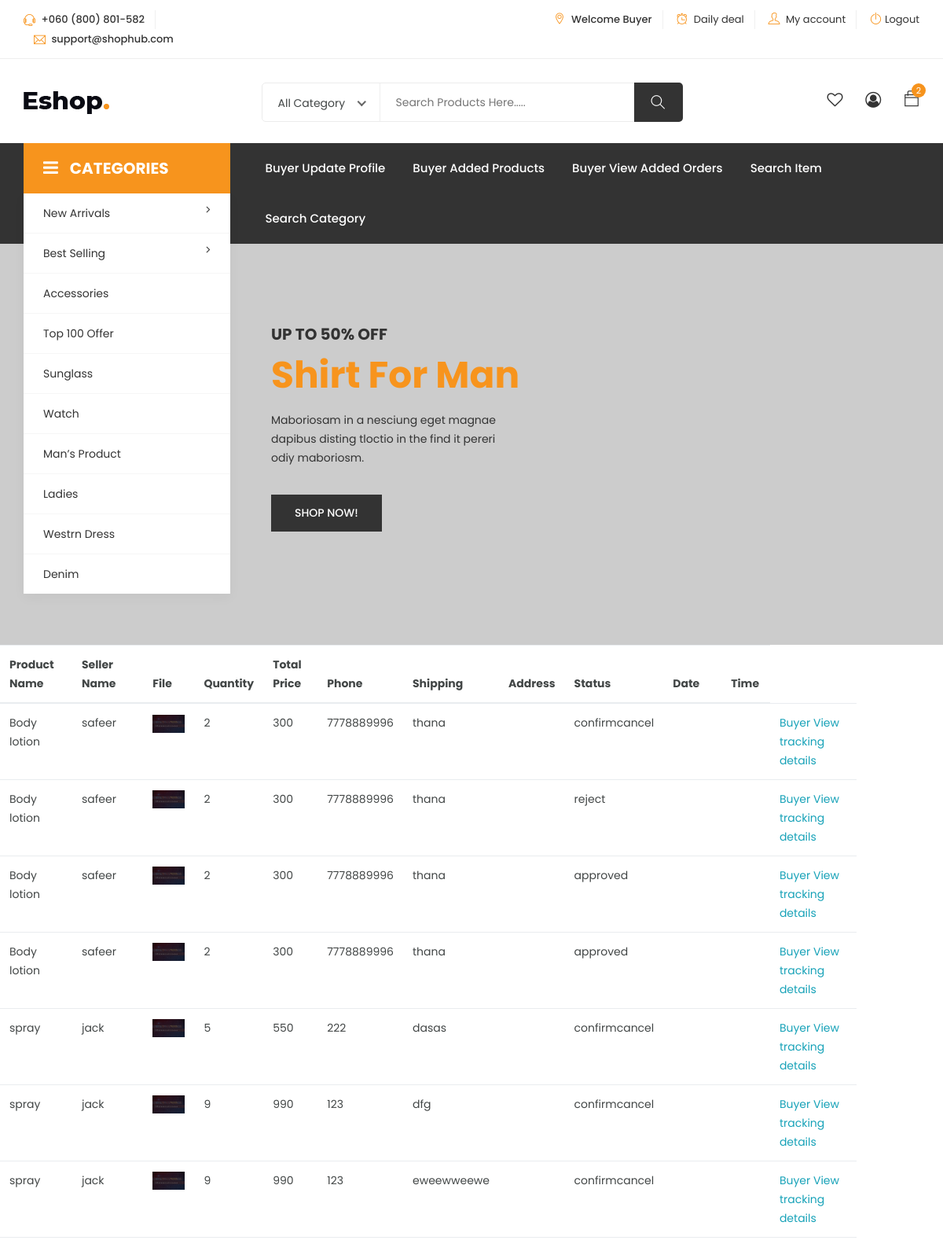
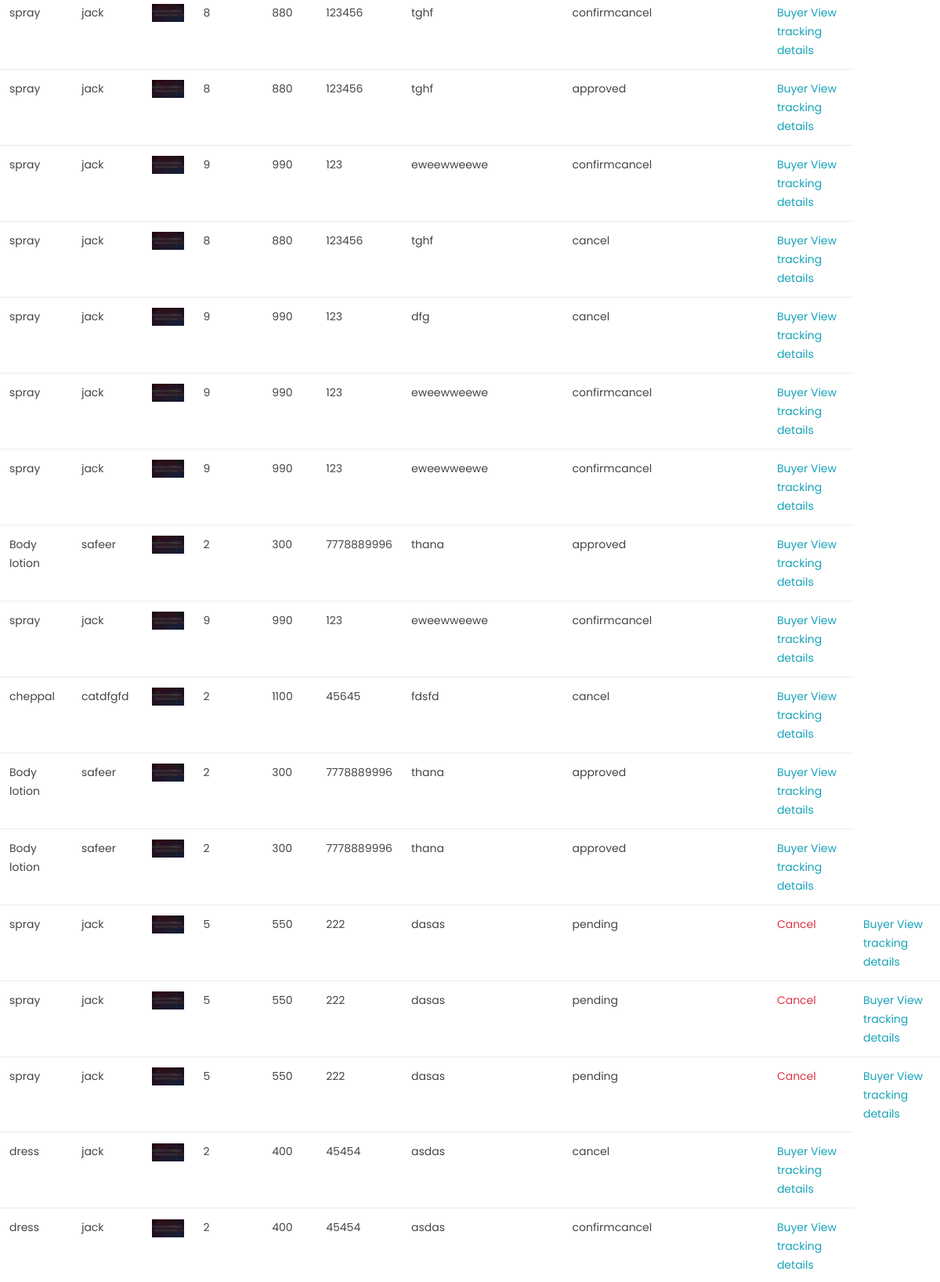
The page /buyerviewaddedorders/ (signed in, upper part) on the database its author committed (2 pictures, top to bottom).
### buyer/models.py (models this page shows)
class order_tb(models.Model):
    sellerid=models.ForeignKey('seller.seller_tb',on_delete=models.CASCADE)
    productid=models.ForeignKey('seller.product_tb',on_delete=models.CASCADE)
    buyerid=models.ForeignKey('buyer_tb',on_delete=models.CASCADE)
    shipping=models.CharField(max_length=20)
    phone=models.CharField(max_length=20)
    quantity=models.IntegerField()
    totalprice=models.IntegerField()
    date=models.CharField(max_length=20)
    time=models.CharField(max_length=20)
    status=models.CharField(max_length=20,default='pending')

### seller/models.py (models this page shows)
class product_tb(models.Model):
    product_name=models.CharField(max_length=20)
    stock=models.CharField(max_length=20)
    file=models.FileField()
    details=models.CharField(max_length=20)
    price=models.IntegerField()
    categoryid=models.ForeignKey('siteadmin.category_tb',on_delete=models.CASCADE)
    sellerid=models.ForeignKey('seller_tb',on_delete=models.CASCADE)

class seller_tb(models.Model):
    name=models.CharField(max_length=20)
    address=models.CharField(max_length=20)
    dob=models.CharField(max_length=20)
    gender=models.CharField(max_length=20)
    country=models.CharField(max_length=20)
    username=models.CharField(max_length=20)
    password=models.CharField(max_length=20)
    file=models.FileField()
    status=models.CharField(max_length=20,default='pending')

### buyer/views.py (the view)
# urls.py: path('buyerviewaddedorders/',buyerview.buyerviewaddedorders,name='buyerviewaddedorders'),
def buyerviewaddedorders(request):
    buyerid=request.session['id']
    buyers=order_tb.objects.filter(buyerid=buyerid)
    return render(request,'buyerviewaddedorders.html',{'buyers':buyers})

### templates/buyerviewaddedorders.html (shortened to what this page needs)
<!DOCTYPE html>
<html lang="zxx">
<head>
	<link rel="stylesheet" href="/static/eshop/css/bootstrap.css">
    <link rel="stylesheet" href="/static/eshop/css/magnific-popup.min.css">
    <link rel="stylesheet" href="/static/eshop/css/font-awesome.css">
	<link rel="stylesheet" href="/static/eshop/css/jquery.fancybox.min.css">
    <link rel="stylesheet" href="/static/eshop/css/themify-icons.css">
    <link rel="stylesheet" href="/static/eshop/css/niceselect.css">
    <link rel="stylesheet" href="/static/eshop/css/animate.css">
    <link rel="stylesheet" href="/static/eshop/css/flex-slider.min.css">
    <link rel="stylesheet" href="/static/eshop/css/owl-carousel.css">
    <link rel="stylesheet" href="/static/eshop/css/slicknav.min.css">
	<link rel="stylesheet" href="/static/eshop/css/reset.css">
	<link rel="stylesheet" href="/static/eshop/style.css">
    <link rel="stylesheet" href="/static/eshop/css/responsive.css">
</head>
<body class="js">
	<header class="header shop">
		<div class="topbar">
			<div class="container">
				<div class="row">
					<div class="col-lg-4 col-md-12 col-12">
						<div class="top-left">
							<ul class="list-main">
								<li><i class="ti-headphone-alt"></i> +060 (800) 801-582</li>
								<li><i class="ti-email"></i> support@shophub.com</li>
							</ul>
						</div>
					</div>
					<div class="col-lg-8 col-md-12 col-12">
						<div class="right-content">
							<ul class="list-main">
								<li><i class="ti-location-pin"></i> Welcome Buyer </li>
								<li><i class="ti-alarm-clock"></i> <a href="#">Daily deal</a></li>
								<li><i class="ti-user"></i> <a href="#">My account</a></li>
								<li><i class="ti-power-off"></i><a href="{% url 'logout' %}">Logout</a></li>
							</ul>
						</div>
					</div>
				</div>
			</div>
		</div>
		<div class="middle-inner">
			<div class="container">
				<div class="row">
					<div class="col-lg-2 col-md-2 col-12">
						<div class="logo">
							<a href="index.html"><img src="/static/eshop/images/logo.png" alt="logo"></a>
						</div>
					</div>
					<div class="col-lg-8 col-md-7 col-12">
						<div class="search-bar-top">
							<div class="search-bar">
								<form>
									<input name="search" placeholder="Search Products Here....." type="search">
									<button class="btnn"><i class="ti-search"></i></button>
								</form>
							</div>
						</div>
					</div>
					<div class="col-lg-2 col-md-3 col-12">
						<div class="right-bar">
							<div class="sinlge-bar">
								<a href="#" class="single-icon"><i class="fa fa-heart-o" aria-hidden="true"></i></a>
							</div>
							<div class="sinlge-bar">
								<a href="#" class="single-icon"><i class="fa fa-user-circle-o" aria-hidden="true"></i></a>
							</div>
							<div class="sinlge-bar shopping">
								<a href="#" class="single-icon"><i class="ti-bag"></i> <span class="total-count">2</span></a>
							</div>
						</div>
					</div>
				</div>
			</div>
		</div>
		<div class="header-inner">
			<div class="container">
				<div class="cat-nav-head">
					<div class="row">
						<div class="col-lg-3">
							<div class="all-category">
								<h3 class="cat-heading"><i class="fa fa-bars" aria-hidden="true"></i>CATEGORIES</h3>
								<ul class="main-category">
									<li><a href="#">New Arrivals <i class="fa fa-angle-right" aria-hidden="true"></i></a>
									</li>
									<li class="main-mega"><a href="#">best selling <i class="fa fa-angle-right" aria-hidden="true"></i></a>
									</li>
									<li><a href="#">accessories</a></li>
									<li><a href="#">top 100 offer</a></li>
									<li><a href="#">sunglass</a></li>
									<li><a href="#">watch</a></li>
									<li><a href="#">man’s product</a></li>
									<li><a href="#">ladies</a></li>
									<li><a href="#">westrn dress</a></li>
									<li><a href="#">denim </a></li>
								</ul>
							</div>
						</div>
						<div class="col-lg-9 col-12">
							<div class="menu-area">
								<nav class="navbar navbar-expand-lg">
									<div class="navbar-collapse">
										<div class="nav-inner">
											<ul class="nav main-menu menu navbar-nav">
													<li><a href="{% url 'buyerupdateprofile' %}">Buyer Update Profile</a></li>
													<li><a href="{% url 'buyerviewaddedproducts' %}">Buyer Added Products</a></li>
													<li><a href="{% url 'buyerviewaddedorders' %}">Buyer View Added Orders</a></li>
													<li><a href="{% url 'searchitem' %}">Search Item</a></li>
													<li><a href="{% url 'searchbycategory' %}">Search Category</a></li>
												</ul>
										</div>
									</div>
								</nav>
							</div>
						</div>
					</div>
				</div>
			</div>
		</div>
	</header>
	<section class="hero-slider">
		<div class="single-slider">
			<div class="container">
				<div class="row no-gutters">
					<div class="col-lg-9 offset-lg-3 col-12">
						<div class="text-inner">
							<div class="row">
								<div class="col-lg-7 col-12">
									<div class="hero-text">
										<h1><span>UP TO 50% OFF </span>Shirt For Man</h1>
										<p>Maboriosam in a nesciung eget magnae <br> dapibus disting tloctio in the find it pereri <br> odiy maboriosm.</p>
										<div class="button">
											<a href="#" class="btn">Shop Now!</a>
										</div>
									</div>
								</div>
							</div>
						</div>
					</div>
				</div>
			</div>
		</div>
	</section>
<table class="table table-hover table-fixed">
  <thead>
    <tr>
			<th>Product Name</th>
			<th>Seller Name</th>
			<th>File</th>
			<th>Quantity</th>
			<th>Total Price</th>
			<th>Phone</th>
			<th>Shipping</th>
			<th>Address</th>
			<th>Status</th>
			<th>Date</th>
			<th>Time</th>
    </tr>
  </thead>
  <tbody>
{% for v in buyers %}
    <tr>
			<td>{{v.productid.product_name}}</td>
			<td>{{v.sellerid.name}}</td>
			<td>
			<img src="{{v.productid.file.url}}" heigth='100px' width='100px' alt='no pic'>
			</td>
			<td>{{v.quantity}}</td>
			<td>{{v.totalprice}}</td>
			<td>{{v.phone}}</td>
			<td>{{v.shipping}}</td>
			<td>{{v.address}}</td>
			<td>{{v.status}}</td>
			<td>{{v.date}}</td>
			<td>{{v.time}}</td>
			{% if v.status == 'pending' %}
				<td class="text-danger"><a href = "{% url 'cancel' v.id %}">Cancel</a></td>
			{% endif %}
			<td class="text-info"><a href="{% url 'viewtrackingdetails' v.id %}" >Buyer View tracking details</a></td>
			</tr>
			{% endfor %}
  </tbody>
</table>
</body>
</html>

### rows shown on the page
order_tb: productid.product_name "Body lotion", sellerid.name "safeer", productid.file (picture), quantity "2", totalprice "300", phone "7778889996", shipping "thana", status "confirmcancel"
order_tb: productid.product_name "Body lotion", sellerid.name "safeer", productid.file (picture), quantity "2", totalprice "300", phone "7778889996", shipping "thana", status "reject"
order_tb: productid.product_name "Body lotion", sellerid.name "safeer", productid.file (picture), quantity "2", totalprice "300", phone "7778889996", shipping "thana", status "approved"
order_tb: productid.product_name "Body lotion", sellerid.name "safeer", productid.file (picture), quantity "2", totalprice "300", phone "7778889996", shipping "thana", status "approved"
order_tb: productid.product_name "spray", sellerid.name "jack", productid.file (picture), quantity "5", totalprice "550", phone "222", shipping "dasas", status "confirmcancel"
order_tb: productid.product_name "spray", sellerid.name "jack", productid.file (picture), quantity "9", totalprice "990", phone "123", shipping "dfg", status "confirmcancel"
order_tb: productid.product_name "spray", sellerid.name "jack", productid.file (picture), quantity "9", totalprice "990", phone "123", shipping "eweewweewe", status "confirmcancel"
order_tb: productid.product_name "spray", sellerid.name "jack", productid.file (picture), quantity "8", totalprice "880", phone "123456", shipping "tghf", status "confirmcancel"
order_tb: productid.product_name "spray", sellerid.name "jack", productid.file (picture), quantity "8", totalprice "880", phone "123456", shipping "tghf", status "approved"
order_tb: productid.product_name "spray", sellerid.name "jack", productid.file (picture), quantity "9", totalprice "990", phone "123", shipping "eweewweewe", status "confirmcancel"
order_tb: productid.product_name "spray", sellerid.name "jack", productid.file (picture), quantity "8", totalprice "880", phone "123456", shipping "tghf", status "cancel"
order_tb: productid.product_name "spray", sellerid.name "jack", productid.file (picture), quantity "9", totalprice "990", phone "123", shipping "dfg", status "cancel"
order_tb: productid.product_name "spray", sellerid.name "jack", productid.file (picture), quantity "9", totalprice "990", phone "123", shipping "eweewweewe", status "confirmcancel"
order_tb: productid.product_name "spray", sellerid.name "jack", productid.file (picture), quantity "9", totalprice "990", phone "123", shipping "eweewweewe", status "confirmcancel"
order_tb: productid.product_name "Body lotion", sellerid.name "safeer", productid.file (picture), quantity "2", totalprice "300", phone "7778889996", shipping "thana", status "approved"
order_tb: productid.product_name "spray", sellerid.name "jack", productid.file (picture), quantity "9", totalprice "990", phone "123", shipping "eweewweewe", status "confirmcancel"
order_tb: productid.product_name "cheppal", sellerid.name "catdfgfd", productid.file (picture), quantity "2", totalprice "1100", phone "45645", shipping "fdsfd", status "cancel"
order_tb: productid.product_name "Body lotion", sellerid.name "safeer", productid.file (picture), quantity "2", totalprice "300", phone "7778889996", shipping "thana", status "approved"
order_tb: productid.product_name "Body lotion", sellerid.name "safeer", productid.file (picture), quantity "2", totalprice "300", phone "7778889996", shipping "thana", status "approved"
order_tb: productid.product_name "spray", sellerid.name "jack", productid.file (picture), quantity "5", totalprice "550", phone "222", shipping "dasas", status "pending", shows "Cancel"
order_tb: productid.product_name "spray", sellerid.name "jack", productid.file (picture), quantity "5", totalprice "550", phone "222", shipping "dasas", status "pending", shows "Cancel"
order_tb: productid.product_name "spray", sellerid.name "jack", productid.file (picture), quantity "5", totalprice "550", phone "222", shipping "dasas", status "pending", shows "Cancel"
order_tb: productid.product_name "dress", sellerid.name "jack", productid.file (picture), quantity "2", totalprice "400", phone "45454", shipping "asdas", status "cancel"
order_tb: productid.product_name "dress", sellerid.name "jack", productid.file (picture), quantity "2", totalprice "400", phone "45454", shipping "asdas", status "confirmcancel"
